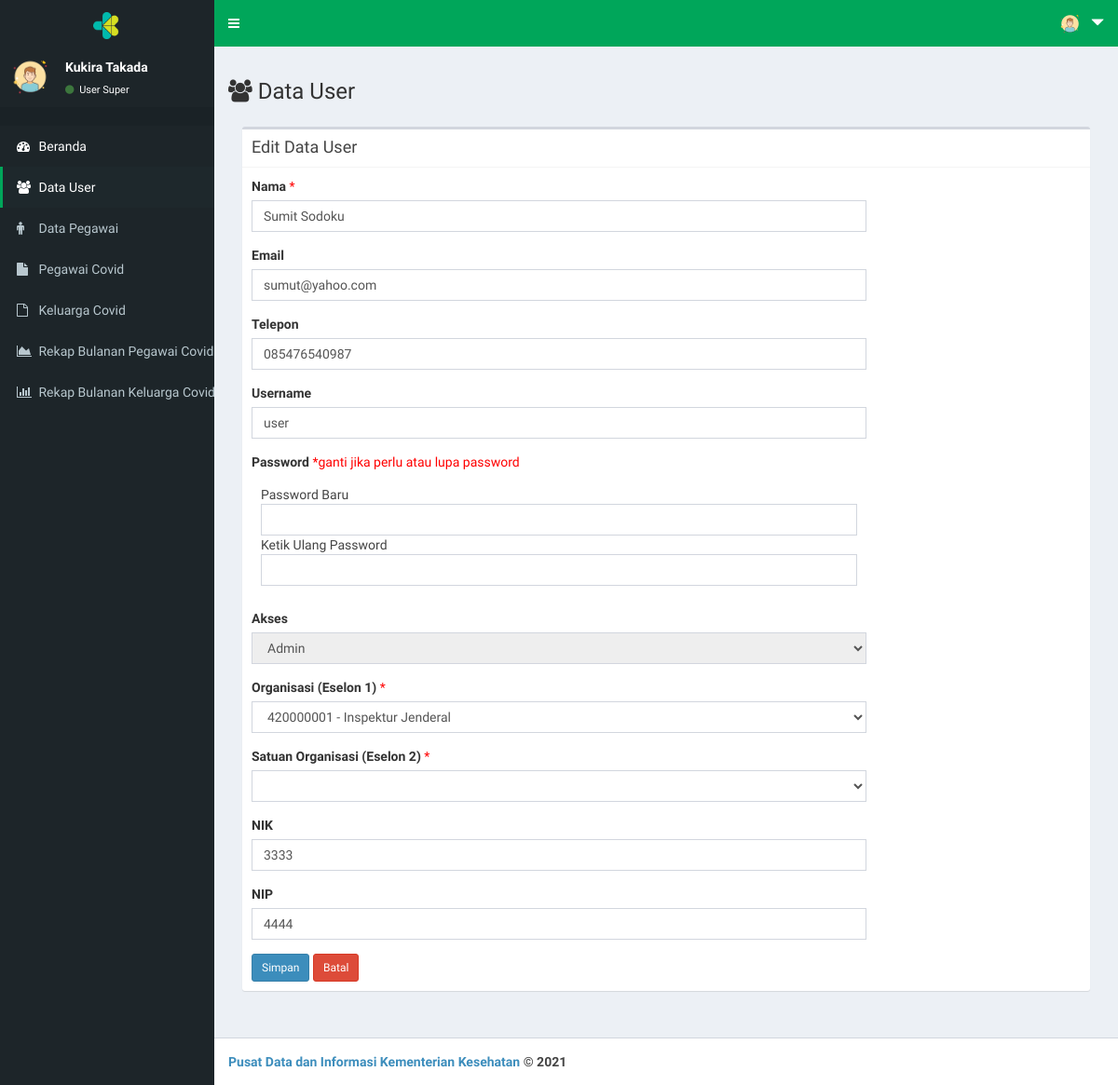
Page /page/index.php?menu=user_edit&user_id=2 (signed in) on the earlier database version.
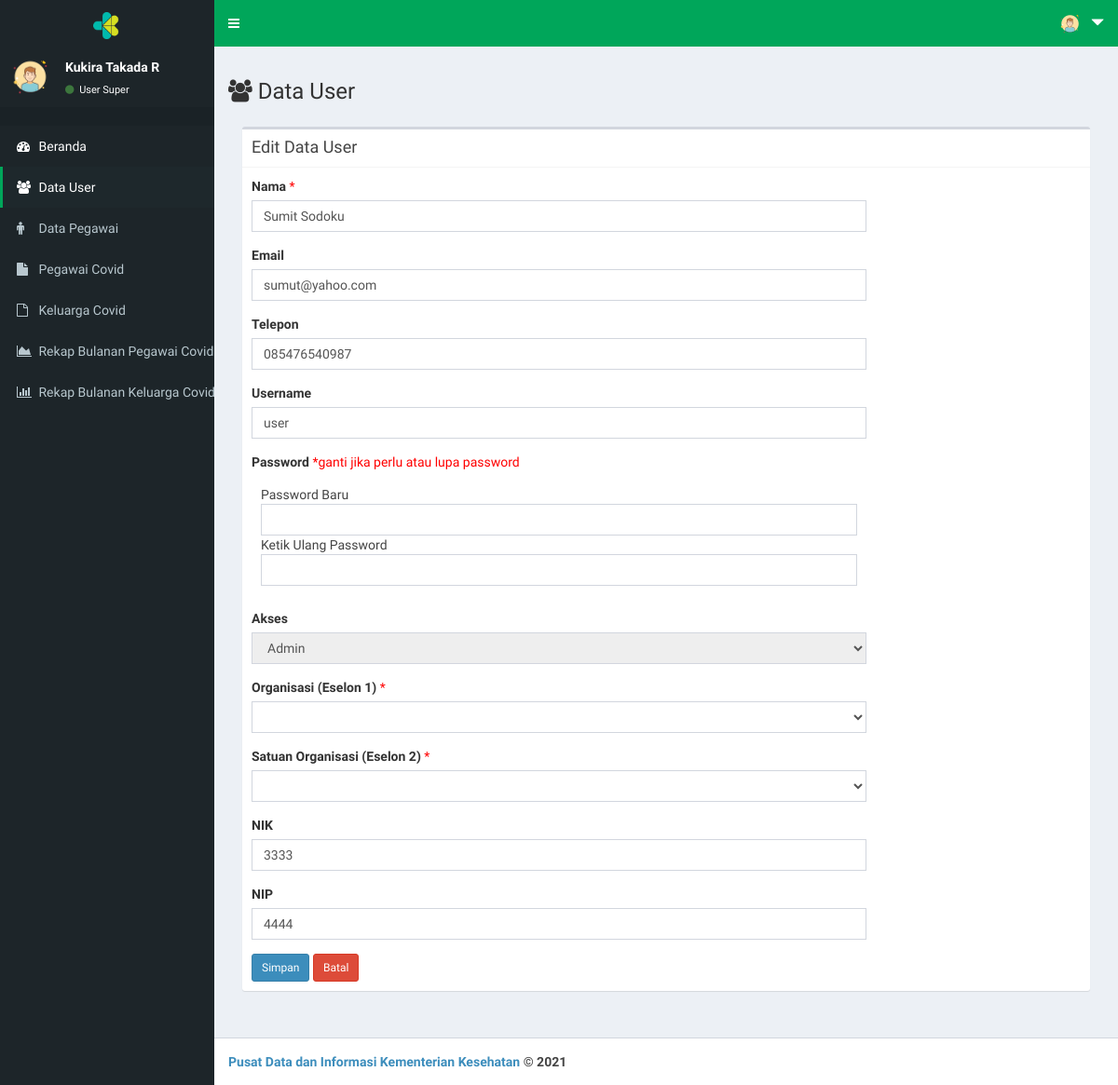
Same page on the later database version.
### tables this page shows
CREATE TABLE `tb_user` (
  `user_id` int(11) NOT NULL,
  `user_nama` varchar(30) NOT NULL,
  `user_email` varchar(30) NOT NULL,
  `user_telp` varchar(15) NOT NULL,
  `user_akses` enum('Super','Admin') NOT NULL,
  `user_org` varchar(100) NOT NULL,
  `user_orgsat` varchar(100) NOT NULL,
  `user_orgunit` varchar(100) NOT NULL,
  `user_name` varchar(15) NOT NULL,
  `user_pass` varchar(40) NOT NULL,
  `user_nip` varchar(20) NOT NULL,
  `user_nik` varchar(20) NOT NULL
);

CREATE TABLE `tb_org` (
  `org_id` varchar(15) NOT NULL,
  `org_nama` varchar(100) NOT NULL
);

### page/user_edit.php (the view, shortened to what the changed rows need)
<!DOCTYPE html>
<html>
<head>
</head>
<body>
  <div class="row">
    <div class="col-xs-12 col-md-8">
      <h3><span class="fa fa-users"></span>
        Data User
    </h3>
    </div>
  </div>
  <?php
    $id = $_GET['user_id'];
    $query = mysqli_query($koneksi,"SELECT * FROM tb_user WHERE user_id='$id'");
    $data = mysqli_fetch_array($query);
  ?>
  <section class="content">
    <div class="box box-default">
      <div class="box-header with-border">
        <h3 class="box-title">Edit Data User</h3>
      </div>
      <div class="box-body">
        <div class="row">
          <div class="col-md-9">
            <form method="POST">
              <div class="form-group">
                  <label>Nama</label><font color="red"> *</font>
                  <input class="form-control" name="nama" required="required"
                  value="<?php echo $data['user_nama']; ?>"/>
              </div>
              <div class="form-group">
                  <label>Email</label>
                  <input class="form-control" name="email" type="email" required="required"
                  value="<?php echo $data['user_email']; ?>"/>
              </div>
              <div class="form-group">
                  <label>Telepon</label>
                  <input class="form-control" name="telp"
                  value="<?php echo $data['user_telp']; ?>" type="text" />
              </div>
              <div class="form-group">
                  <label>Username</label>
                  <input class="form-control" name="user" required="required"
                  value="<?php echo $data['user_name']; ?>"/>
              </div>
              <div class="form-group">
                  <label>Password</label><font color="red"> *ganti jika perlu atau lupa password</font><br>
                    <div class="box-header">
                        Password Baru
                        <input class="form-control"
                        name="pass"
                        type="password" />
                        Ketik Ulang Password
                        <input class="form-control"
                        name="pass2"
                        type="password" />
                    </div>
              </div>
              <div class="form-group">
                  <label>Akses</label>
                  <select name="akses" class="form-control" required="required" readonly >
                    <option <?php if ($data['user_akses']=="Admin") { echo "selected"; } ?> class="form-control">Admin</option>
                  </select>
              </div>
              <div class="form-group">
                  <label>Organisasi (Eselon 1)</label><font color="red"> *</font>
                  <select name="user_org" class="form-control" required="required" >
                  <option class="form-control"></option>
                  <?php
                    $sql_org = $koneksi->query("SELECT * FROM tb_org");
                      while ($data_org=$sql_org->fetch_assoc()) {
                  ?>
                  <option <?php if($data_org['org_nama']==$data['user_org']){ echo "selected";}?>
                  class="form-control" value="<?php echo $data_org['org_nama']; ?>"><?php echo $data_org['org_id']." - ".$data_org['org_nama']; ?></option>
                  <?php
                    }
                  ?>
                  </select>
              </div>
              <div class="form-group">
                  <label>Satuan Organisasi (Eselon 2)</label><font color="red"> *</font>
                  <select name="user_orgsat" class="form-control" required="required" >
                  <option class="form-control"></option>
                  <?php
                    $sql_orgsat = $koneksi->query("SELECT * FROM tb_orgsat");
                      while ($data_orgsat=$sql_orgsat->fetch_assoc()) {
                  ?>
                  <option <?php if($data_orgsat['orgsat_nama']==$data['user_orgsat']){ echo "selected";}?>
                  class="form-control" value="<?php echo $data_orgsat['orgsat_nama']; ?>"><?php echo $data_orgsat['orgsat_id']." - ".$data_orgsat['orgsat_nama']; ?></option>
                  <?php
                    }
                  ?>
                  </select>
              </div>
              <div class="form-group">
                  <label>NIK</label>
                  <input class="form-control" name="nip"
                  value="<?php echo $data['user_nip']; ?>" type="text" />
              </div>
              <div class="form-group">
                  <label>NIP</label>
                  <input class="form-control" name="nik"
                  value="<?php echo $data['user_nik']; ?>" type="text" />
              </div>
             <input name="fsimpan" type="submit"  class="btn btn-sm btn-primary" value="Simpan">
              <a class="btn btn-sm btn-danger" href="?menu=user_data">Batal</a>
            </form>
          </div>
        </div>
      </div>
    </div>
</section>

### page/index.php (shortened to what the changed rows need)
<?php
  include "../inc/koneksi.php";
  $qprofil        = mysqli_query($koneksi,"SELECT * FROM tb_user WHERE user_id='$_SESSION[userweb]'");
  $profil         = mysqli_fetch_array($qprofil);
?>
<!DOCTYPE html>
<html>
  <head>
    <link rel="stylesheet" href="../lte/bootstrap/css/bootstrap.min.css">
    <link rel="stylesheet" href="https://cdnjs.cloudflare.com/ajax/libs/font-awesome/4.5.0/css/font-awesome.min.css">
    <link rel="stylesheet" href="https://cdnjs.cloudflare.com/ajax/libs/ionicons/2.0.1/css/ionicons.min.css">
    <link rel="stylesheet" href="../lte/dist/css/AdminLTE.min.css">
    <link rel="stylesheet" href="../lte/plugins/datatables/dataTables.bootstrap.css">
    <link rel="stylesheet" href="../lte/dist/css/skins/_all-skins.css">
    <link rel="stylesheet" href="../inc/mystyle.css">
  </head>
  <body class="hold-transition skin-green">
  <div class="wrapper">
    <aside class="main-sidebar" style=" background-color: #1d2529 !important">
    <section class="sidebar" style="color: #ffffff !important">
      <div class="user-panel">
        <div class="pull-left info">
          <p><?php echo $profil['user_nama']; ?></p>
          <a href="#">
            <i class="fa fa-circle text-success"></i> User <?php echo $profil['user_akses']; ?></a>
        </div>
      </div>
    </section>
  </aside>
  <div class="content-wrapper">
    <section class="content">
      <?php
        switch($_GET['menu']){
          case 'user_edit':
          include "user_edit.php";
          break;
                ?>
                <?php
        }
      ?>
    </section>
  </div>
</div>
</body>
</html>

Differences in the rows shown:
changed tb_user "Super": user_nama "Kukira Takada" → "Kukira Takada R"
shown differently, row unchanged: tb_user "Sumit Sodoku": user_org "420000001 - Inspektur Jenderal" → (not shown)
